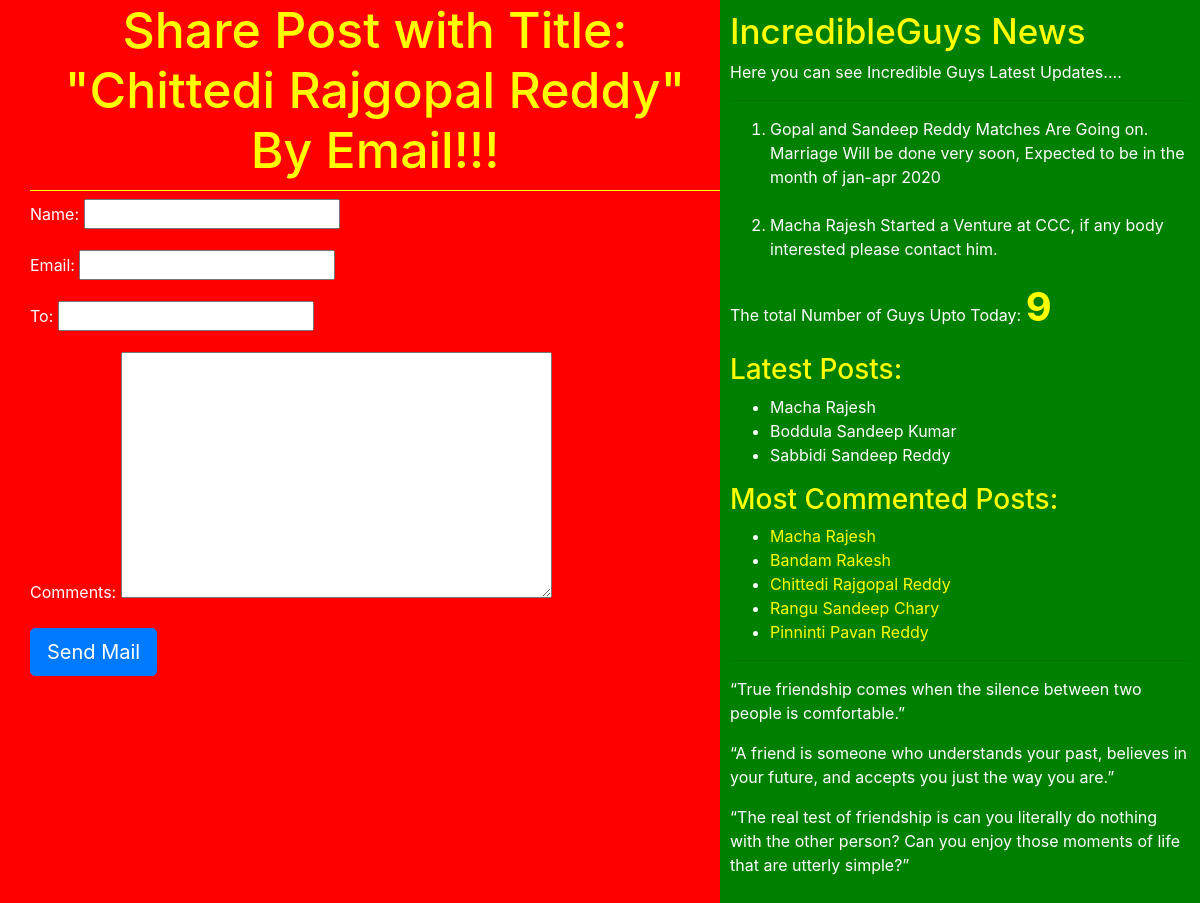
The app's page /2/share/ with its own data.
### blog/models.py (models this page shows, shortened)
class Post(models.Model):
    STATUS_CHOICES = (('draft','Draft'),('published','published'))
    title = models.CharField(max_length=256)
    slug = models.SlugField(max_length=264,unique_for_date='publish')
    author = models.ForeignKey(User,on_delete=models.CASCADE,related_name='blog_posts')
    body = models.TextField()
    publish = models.DateTimeField(default=timezone.now)
    created = models.DateTimeField(auto_now_add=True)
    update = models.DateTimeField(auto_now=True)
    status = models.CharField(max_length=10,choices=STATUS_CHOICES,default='draft')
    objects = CustomManager()
    tags = TaggableManager()
    class Meta:
        ordering = ('-publish',)
    def get_absolute_url(self):
        return reverse('post_detail', args=[self.publish.year, self.publish.strftime('%m'), self.publish.strftime('%d'), self.slug])

### blog/views.py (the view)
# urls.py: url(r'^(?P<id>\d+)/share/$', views.post_share),
def post_share(request, id):
    post = get_object_or_404(Post, id=id, status='published')
    sent = False
    if request.method == 'POST':
        form = EmailSendForm(request.POST)
        if form.is_valid():
            cd = form.cleaned_data
            post_url = request.build_absolute_uri(post.get_absolute_url())
            subject = '{} ({}) recommends you reading "{}"'.format(cd['name'], cd['email'], post.title)
            message = 'Read "{}" at {}\n\n{}\'s comments: {}'.format(post.title, post_url, cd['name'], cd['comments'])
            send_mail(subject, message, config('DEFAULT_FROM_EMAIL'), [cd['to']])
            sent = True
    else:
        form = EmailSendForm()
    return render(request, 'blog/sharebyemail.html', {'post': post, 'form': form, 'sent': sent})

### blog/forms.py
class EmailSendForm(forms.Form):
    name = forms.CharField()
    email = forms.EmailField()
    to = forms.EmailField()
    comments = forms.EmailField(required=False, widget=forms.Textarea)

### blog/models.py (called while the page is built)
    def get_queryset(self):
        return super().get_queryset().filter(status='published')

### blog/templatetags/blog_tags.py (called while the page is built)
@register.simple_tag
def total_posts():
    return Post.objects.count()

@register.inclusion_tag('blog/latest_post123.html')
def show_latest_posts():
    latest_posts = Post.objects.order_by('-publish')[ :3]
    return{'latest_posts': latest_posts}

@register.simple_tag
def get_most_commented_posts(count=5):
    return Post.objects.annotate(total_comments=Count('comments')).order_by('-total_comments')[:count]

### templates/blog/sharebyemail.html (shortened to what this page needs)
{% extends 'blog/base.html' %}
    {% block content %}
    {% if sent %}
        <h1>Email Successfully Sent!!!</h1>
        <h2>Post With the title: {{post.title}} Shared by Email </h2>
    {% else %}
      <h1>Share Post with Title: "{{post.title}}" By Email!!!</h1>
          <form method='POST'>
           {{form.as_p}}
           <input type="submit"  class="btn btn-primary btn-lg" value="Send Mail" >
          </form>
    {% endif %}
    {% endblock %}

### templates/blog/base.html (shortened to what this page needs)
<!DOCTYPE html>
{% load staticfiles %}
{% load blog_tags %}
<html lang="en">
<head>
    <link rel="stylesheet" href="https://stackpath.bootstrapcdn.com/bootstrap/4.2.1/css/bootstrap.min.css">
     <link rel="stylesheet" href="{%static 'css/blog1.css' %}">
</head>
<body>
<div class="content">
    {%block content%}   {%endblock%}
</div>
<div class="sidebar">
     <h4>IncredibleGuys News</h4>
    <p>Here you can see Incredible Guys Latest Updates....</p>
    <hr>
    <ol>
        <li>Gopal and Sandeep Reddy Matches Are Going on. Marriage Will be done very soon, Expected to be in the month of jan-apr 2020 </li><br>
        <li>Macha Rajesh Started a Venture at CCC, if any body interested please contact him.</li>
    </ol>
    <p>The total Number of Guys Upto Today: <span id="pcount">{% total_posts %}</span></p>
    <h3>Latest Posts: </h3> {% show_latest_posts %}
    <h3>Most Commented Posts: </h3>
    {% get_most_commented_posts as most_commented_posts %}
    <ul>
        {% for post in most_commented_posts %}
        <li><a href="{{post.get_absolute_url}}" class="red" >{{post.title}}</a></li>
        {% endfor %}
    </ul>
    <hr>
    <p>“True friendship comes when the silence between two people is comfortable.”</p>
    <p>“A friend is someone who understands your past, believes in your future, and accepts you just the way you are.”</p>
    <p>“The real test of friendship is can you literally do nothing with the other person? Can you enjoy those moments of life that are utterly simple?”</p>
</div>
</body>
</html>

### templates/blog/latest_post123.html
<ul>
    {% for post in latest_posts %}
    <li> <a href="{{post.get_absolute_url}}">{{post.title}}</a> </li>
    {% endfor %}
</ul>

### static/css/blog1.css (style rules this page uses)
.content { width: 60%; float: left; padding: 0 0 0 30px; background: red; height: 100%; }
.sidebar { width: 40%; float: right; padding: 10px; background: green; height: 100%; color: white; }
h1 { text-align: center; border-bottom: 1px solid yellow; padding-bottom: 10px; }
body { color: white; background: red; }
a { color : white; text-decoration : none; }
.red { color : yellow; text-decoration: none; }
#pcount { font-size: 40px; color: yellow; font-weight: bold; }
h1 { color: yellow; font-size:50px; }
h3 { color: yellow; }
h4 { color: yellow; font-size:35px; }

### records on screen
Post: title "Chittedi Rajgopal Reddy"
Post: title "Macha Rajesh"
Post: title "Boddula Sandeep Kumar"
Post: title "Sabbidi Sandeep Reddy"
Post: title "Bandam Rakesh"
Post: title "Rangu Sandeep Chary"
Post: title "Pinninti Pavan Reddy"
